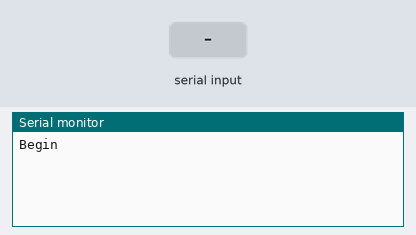
Bench run of a sketch on a simulated Arduino Uno, built with avr-gcc and run on an emulated ATmega328P. Shown: the last lines printed to the serial monitor. The inputs (shaded band) are chosen by the test bench.

Above: at 3.2 s.
3.3 s: "-\n" received over Serial
At 4.3 s:
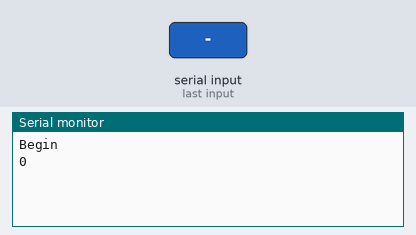
4.8 s: "90,45\n" received over Serial
At 5.5 s:
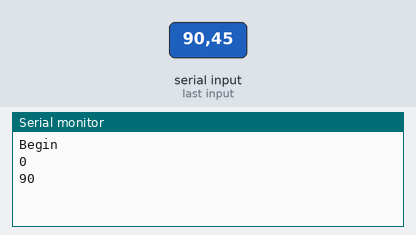

Measured:
- after the input at 3.3 s, the serial monitor: prints a new line at once (image 1)
- after the input at 4.8 s, the serial monitor: prints a new line at once (image 2)

The sketch:

Testing_Serial_Monitor_Iread_V1.1.ino
```cpp
void setup() {
  Serial.begin(115200);    // Open serial communications
  Serial.println("Begin");
  delay(2000);
}

char rx_byte = 0;
String rx_str = "";

void loop() {

  int val = 0;
  if (Serial.available() > 0) {    // is a character available?
    rx_byte = Serial.read();       // get the character

    if (rx_byte != '\n') {
      // a character of the string was received
      rx_str += rx_byte;
    }
    else {
      int val = rx_str.toInt();

      if(rx_str.charAt(1) == '-'){
        val = -val;
      }

      rx_str = "";
      Serial.println(val);
             // clear the string for reuse
    }

  }
}
```
